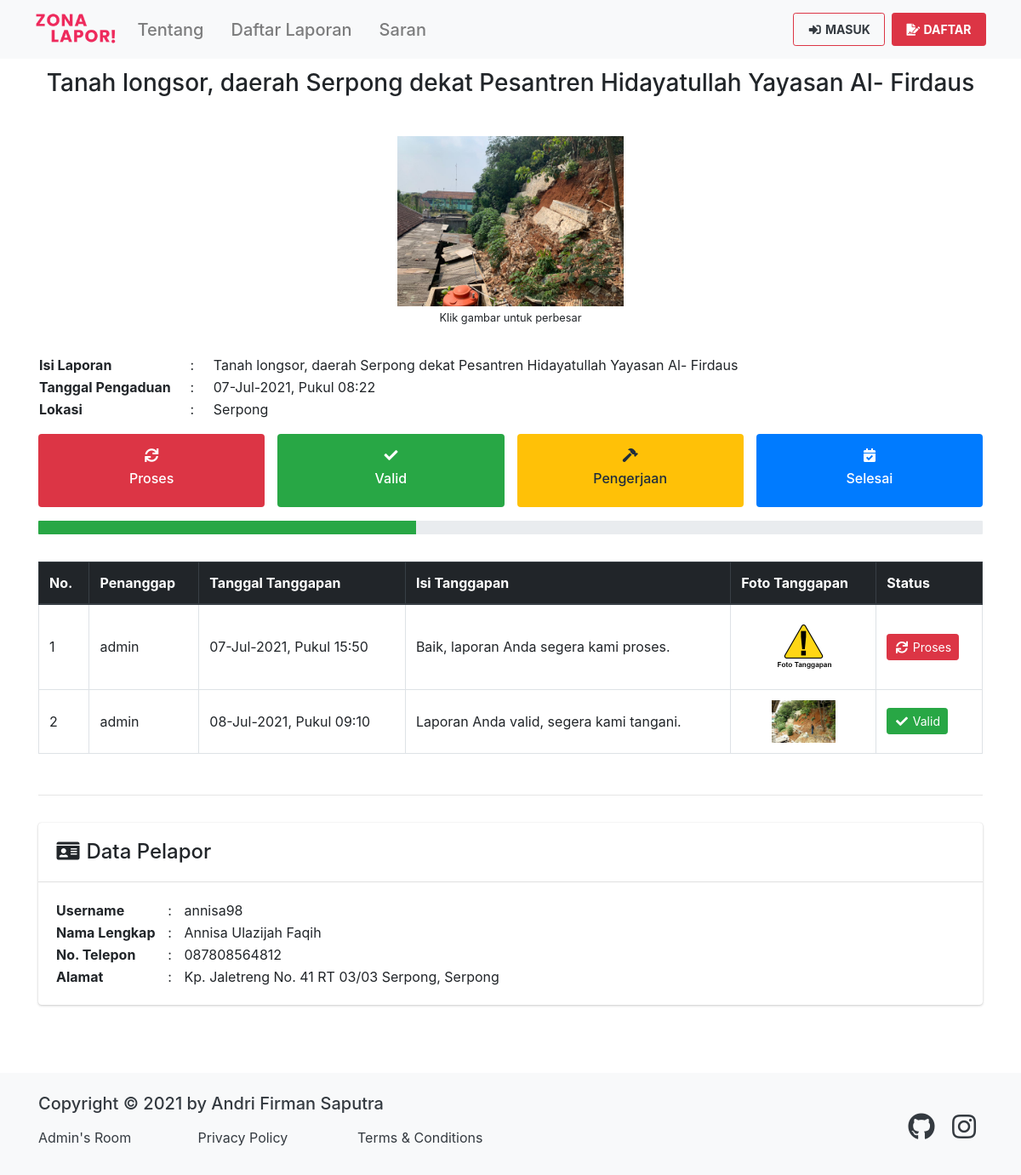
Page /landing/detailPengaduan/4 on the committed database.
### tables this page shows
CREATE TABLE `pengaduan` (
  `id_pengaduan` int(11) NOT NULL,
  `isi_laporan` text NOT NULL,
  `tgl_pengaduan` datetime NOT NULL,
  `foto` varchar(500) DEFAULT 'default.png',
  `status_pengaduan` enum('belum_ditanggapi','proses','valid','pengerjaan','selesai','tidak_valid') NOT NULL DEFAULT 'belum_ditanggapi',
  `id_masyarakat` int(11) NOT NULL,
  `id_kelurahan` int(11) NOT NULL
);

CREATE TABLE `kelurahan` (
  `id_kelurahan` int(11) NOT NULL,
  `kelurahan` varchar(100) NOT NULL,
  `id_kecamatan` int(11) NOT NULL
);

CREATE TABLE `tanggapan` (
  `id_tanggapan` int(11) NOT NULL,
  `isi_tanggapan` text NOT NULL,
  `tgl_tanggapan` datetime NOT NULL,
  `status_tanggapan` enum('proses','valid','pengerjaan','selesai','tidak_valid') NOT NULL,
  `foto_tanggapan` varchar(500) NOT NULL DEFAULT 'default.png',
  `id_pengaduan` int(11) NOT NULL,
  `id_user` int(11) NOT NULL
);

CREATE TABLE `user` (
  `id_user` int(11) NOT NULL,
  `nama` varchar(100) NOT NULL,
  `username` varchar(100) NOT NULL,
  `password` varchar(255) NOT NULL,
  `no_telepon` varchar(20) NOT NULL,
  `jabatan` enum('administrator','operator') NOT NULL
);

CREATE TABLE `masyarakat` (
  `id_masyarakat` int(11) NOT NULL,
  `nama` varchar(100) NOT NULL,
  `username` varchar(100) NOT NULL,
  `password` varchar(255) NOT NULL,
  `no_telepon` varchar(20) NOT NULL,
  `alamat` text NOT NULL
);

### application/controllers/Landing.php (called while the page is built, shortened)
<?php
class Landing extends CI_Controller
{
	public function __construct()
	{
		$this->load->model('Pengaduan_model', 'pemo');
		$this->load->model('Landing_model', 'lamo');
		$this->load->model('Tanggapan_model', 'tamo');
	}
	public function detailPengaduan($id_pengaduan = 0)
	{
		$data['id_pengaduan'] 	= $id_pengaduan;
		$data['pengaduan']		= $this->pemo->getPengaduanById($id_pengaduan);
		$data['title']  		= 'Detail Pengaduan - ' . $data['pengaduan']['isi_laporan'];
		$data['tanggapan']		= $this->tamo->getTanggapanByIdPengaduan($id_pengaduan);
		$this->load->view('templates/header', $data);
		$this->load->view('landing/detail_pengaduan', $data);
		$this->load->view('templates/footer', $data);
	}
}

### index.php (called while the page is built, shortened)
<?php
require_once BASEPATH.'core/CodeIgniter.php';

### application/models/Pengaduan_model.php (called while the page is built, shortened)
<?php
class Pengaduan_model extends CI_Model
{
	public function getPengaduanById($id_pengaduan)
	{
		$this->db->join('masyarakat', 'pengaduan.id_masyarakat=masyarakat.id_masyarakat');
		$this->db->join('kelurahan', 'pengaduan.id_kelurahan=kelurahan.id_kelurahan');
		return $this->db->get_where('pengaduan', ['id_pengaduan' => $id_pengaduan])->row_array();
	}
}

### application/models/Tanggapan_model.php (called while the page is built, shortened)
<?php
class Tanggapan_model extends CI_Model
{
	public function getTanggapanByIdPengaduan($id_pengaduan)
	{
		$this->db->join('user', 'tanggapan.id_user=user.id_user');
		$this->db->join('pengaduan', 'tanggapan.id_pengaduan=pengaduan.id_pengaduan');
		$this->db->order_by('id_tanggapan', 'asc');
		return $this->db->get_where('tanggapan', ['pengaduan.id_pengaduan' => $id_pengaduan])->result_array();
	}
}

### application/views/landing/detail_pengaduan.php (the view, shortened to what this page needs)
<header>
	<nav class="navbar navbar-expand-lg navbar-light bg-light fixed-top">
	  <div class="container">
	    <a class="navbar-brand" href="<?= base_url(); ?>">
	      <img src="<?= base_url('assets/img/img_properties/favicon-text.png'); ?>" class="d-inline-block align-top img-fluid img-w-100">
	    </a>
	    <div class="collapse navbar-collapse" id="navbarNavAltMarkup">
	      <div class="navbar-nav">
	        <a class="nav-link page-scroll" href="<?= base_url('landing/'); ?>#tentang"><h5 class="my-auto">Tentang</h5></a>
	        <a class="nav-link page-scroll" href="<?= base_url('landing/'); ?>#daftar_laporan"><h5 class="my-auto">Daftar Laporan</h5></a>
	        <a class="nav-link page-scroll" href="<?= base_url('landing/'); ?>#saran"><h5 class="my-auto">Saran</h5></a>
	      </div>
	      <div class="navbar-nav ml-auto">
	        <a class="nav-link btn btn-sm font-weight-bold m-1 btn-login" href="<?= base_url('landing/masuk'); ?>"><i class="fas fa-fw fa-sign-in-alt"></i> MASUK</a>
	        <a class="nav-link btn btn-sm font-weight-bold m-1 btn-danger text-white" href="<?= base_url('landing/daftar'); ?>"><i class="fas fa-fw fa-file-signature"></i> DAFTAR</a>
	      </div>
	    </div>
	  </div>
	</nav>
</header>
<main class="flex-shrink-0">
	<div class="container mb-5">
		<div class="row justify-content-center py-3">
			<div class="col-lg header-title">
				<h3 class="text-center"><?= $pengaduan['isi_laporan']; ?></h3>
			</div>
		</div>
		<div class="row text-center py-3">
			<div class="col-lg">
				<a href="<?= base_url('assets/img/img_pengaduan/') . $pengaduan['foto']; ?>" class="enlarge">
					<img src="<?= base_url('assets/img/img_pengaduan/') . $pengaduan['foto']; ?>" class="img-fluid img-hm-200" alt="<?= $pengaduan['foto']; ?>">
				</a><br>
				<small>Klik gambar untuk perbesar</small>
			</div>
		</div>
		<div class="row my-3">
			<div class="col-lg">
				<table>
					<tr>
						<th class="align-middle">Isi Laporan</th>
						<td style="width: 3rem" class="align-middle text-center">:</td>
						<td class="align-middle"><?= $pengaduan['isi_laporan']; ?></td>
					</tr>
					<tr>
						<th class="align-middle">Tanggal Pengaduan</th>
						<td style="width: 3rem" class="align-middle text-center">:</td>
						<td class="align-middle"><?= date('d-M-Y, \P\u\k\u\l H:i', strtotime($pengaduan['tgl_pengaduan'])); ?></td>
					</tr>
					<tr>
						<th class="align-middle">Lokasi</th>
						<td style="width: 3rem" class="align-middle text-center">:</td>
						<td class="align-middle"><?= $pengaduan['kelurahan']; ?></td>
					</tr>
				</table>
			</div>
		</div>
		<div class="row my-2">
			<div class="col-3">
				<div class="text-center bg-danger py-3 rounded text-white">
					<h6><i class="fas fa-fw fa-sync"></i></h6>
					<h6>Proses</h6>
				</div>
			</div>
			<div class="col-3">
				<div class="text-center bg-success py-3 rounded text-white">
					<h6><i class="fas fa-fw fa-check"></i></h6>
					<h6>Valid</h6>
				</div>
			</div>
			<div class="col-3">
				<div class="text-center bg-warning py-3 rounded text-white">
					<h6><i class="fas fa-fw fa-hammer"></i></h6>
					<h6>Pengerjaan</h6>
				</div>
			</div>
			<div class="col-3">
				<div class="text-center bg-primary py-3 rounded text-white">
					<h6><i class="fas fa-fw fa-calendar-check"></i></h6>
					<h6>Selesai</h6>
				</div>
			</div>
		</div>
		<div class="row my-3">
			<div class="col">
				<?php if ($pengaduan['status_pengaduan'] == 'belum_ditanggapi'): ?>
					<div class="progress">
						<div class="progress-bar progress-bar-striped bg-danger" role="progressbar" style="width: 15%" aria-valuenow="15" aria-valuemin="0" aria-valuemax="100"></div>
					</div>
				<?php elseif ($pengaduan['status_pengaduan'] == 'proses'): ?>
					<div class="progress">
					  <div class="progress-bar bg-danger" role="progressbar" style="width: 15%" aria-valuenow="15" aria-valuemin="0" aria-valuemax="15"></div>
					</div>
				<?php elseif ($pengaduan['status_pengaduan'] == 'valid'): ?>
					<div class="progress">
					  <div class="progress-bar bg-success" role="progressbar" style="width: 40%" aria-valuenow="40" aria-valuemin="0" aria-valuemax="40"></div>
					</div>
				<?php elseif ($pengaduan['status_pengaduan'] == 'pengerjaan'): ?>
					<div class="progress">
					  <div class="progress-bar bg-warning" role="progressbar" style="width: 65%" aria-valuenow="65" aria-valuemin="0" aria-valuemax="65"></div>
					</div>
				<?php elseif ($pengaduan['status_pengaduan'] == 'selesai'): ?>
					<div class="progress">
					  <div class="progress-bar bg-primary" role="progressbar" style="width: 100%" aria-valuenow="100" aria-valuemin="0" aria-valuemax="100"></div>
					</div>
				<?php endif ?>
			</div>
		</div>
		<div class="row py-3">
			<div class="col-lg">
				<div class="table-responsive">
					<table class="table table-bordered">
						<thead class="thead-dark">
							<tr>
								<th class="align-middle">No.</th>
								<th class="align-middle">Penanggap</th>
								<th class="align-middle">Tanggal Tanggapan</th>
								<th class="align-middle">Isi Tanggapan</th>
								<th class="align-middle">Foto Tanggapan</th>
								<th class="align-middle">Status</th>
							</tr>
						</thead>
						<tbody>
							<?php $i = 1; ?>
							<?php foreach ($tanggapan as $dt): ?>
								<tr>
									<td class="align-middle"><?= $i++; ?></td>
									<td class="align-middle"><?= $dt['username']; ?></td>
									<td class="align-middle"><?= date('d-M-Y, \P\u\k\u\l H:i', strtotime($dt['tgl_tanggapan'])); ?></td>
									<td class="align-middle"><?= $dt['isi_tanggapan']; ?></td>
									<?php
										$status = explode('_', $dt['status_tanggapan']);
										$status = implode(' ', $status);
										$status = ucwords(strtolower($status));
									?>
									<td class="align-middle text-center">
										<a href="<?= base_url('assets/img/img_tanggapan/') . $dt['foto_tanggapan']; ?>" class="enlarge">
											<img src="<?= base_url('assets/img/img_tanggapan/') . $dt['foto_tanggapan']; ?>" class="img-fluid img-w-75-hm-100" alt="<?= $dt['foto_tanggapan']; ?>">
										</a>
									</td>
									<td class="align-middle">
										<?php if ($dt['status_tanggapan'] == 'proses'): ?>
											<button type="button" class="btn btn-sm text-center btn-danger"><i class="fas fa-fw fa-sync"></i> <?= $status; ?></button>
										<?php elseif ($dt['status_tanggapan'] == 'valid'): ?>
											<button type="button" class="btn btn-sm text-center btn-success"><i class="fas fa-fw fa-check"></i> <?= $status; ?></button>
										<?php elseif ($dt['status_tanggapan'] == 'pengerjaan'): ?>
											<button type="button" class="btn btn-sm text-center btn-warning"><i class="fas fa-fw fa-hammer"></i> <?= $status; ?></button>
										<?php elseif ($dt['status_tanggapan'] == 'selesai'): ?>
											<button type="button" class="btn btn-sm text-center btn-primary"><i class="fas fa-fw fa-check-double"></i> <?= $status; ?></button>
										<?php elseif ($dt['status_tanggapan'] == 'tidak_valid'): ?>
											<button type="button" class="btn btn-sm text-center btn-secondary"><i class="fas fa-fw fa-times"></i> <?= $status; ?></button>
										<?php else: ?>
											<button type="button" class="btn btn-sm text-center btn-secondary"><i class="fas fa-fw fa-times"></i> <?= $status; ?></button>
										<?php endif ?>
									</td>
								</tr>
							<?php endforeach ?>
						</tbody>
					</table>
				</div>
			</div>
		</div>
		<hr>
		<div class="row py-3">
			<div class="col-lg">
				<div class="card">
					<div class="card-header mt-2">
						<h4><i class="fas fa-fw fa-id-card"></i> Data Pelapor</h4>
					</div>
					<div class="card-body">
						<table>
							<tr>
								<th>Username</th>
								<td style="width: 2rem; text-align: center;"> : </td>
								<td><?= $pengaduan['username']; ?></td>
							</tr>
							<tr>
								<th>Nama Lengkap</th>
								<td style="width: 2rem; text-align: center;"> : </td>
								<td><?= $pengaduan['nama']; ?></td>
							</tr>
							<tr>
								<th>No. Telepon</th>
								<td style="width: 2rem; text-align: center;"> : </td>
								<td><?= $pengaduan['no_telepon']; ?></td>
							</tr>
							<tr>
								<th>Alamat</th>
								<td style="width: 2rem; text-align: center;"> : </td>
								<td><?= $pengaduan['alamat']; ?></td>
							</tr>
						</table>
					</div>
				</div>
			</div>
		</div>
	</div>
</main>

### assets/css/zona_lapor.css (style rules this page uses)
main > .container { padding: 60px 15px 0; }
.header-title { margin: 5px 0; text-align: center; }
@media (min-width: 992px) { .header-title { margin: 5px 0; text-align: left; } }
.img-w-75-hm-100 { max-height: 100px !important; width: 75px !important; }
.img-w-100 { width: 100px !important; }
.img-hm-200 { max-height: 200px !important; }
.btn-login { background: transparent !important; border: 1px solid #DC3545; color: #343a40 !important; }

### rows in the picture
pengaduan: isi_laporan "Tanah longsor, daerah Serpong dekat Pesantren Hidayatullah Yayasan Al- Firdaus", foto (picture), tgl_pengaduan "07-Jul-2021, Pukul 08:22", id_kelurahan.kelurahan "Serpong", id_masyarakat.username "annisa98", id_masyarakat.nama "Annisa Ulazijah Faqih", id_masyarakat.no_telepon "087808564812", id_masyarakat.alamat "Kp. Jaletreng No. 41 RT 03/03 Serpong, Serpong"
tanggapan: id_user.username "admin", tgl_tanggapan "07-Jul-2021, Pukul 15:50", isi_tanggapan "Baik, laporan Anda segera kami proses.", foto_tanggapan (placeholder picture), status_tanggapan "Proses"
tanggapan: id_user.username "admin", tgl_tanggapan "08-Jul-2021, Pukul 09:10", isi_tanggapan "Laporan Anda valid, segera kami tangani.", foto_tanggapan (picture), status_tanggapan "Valid"
